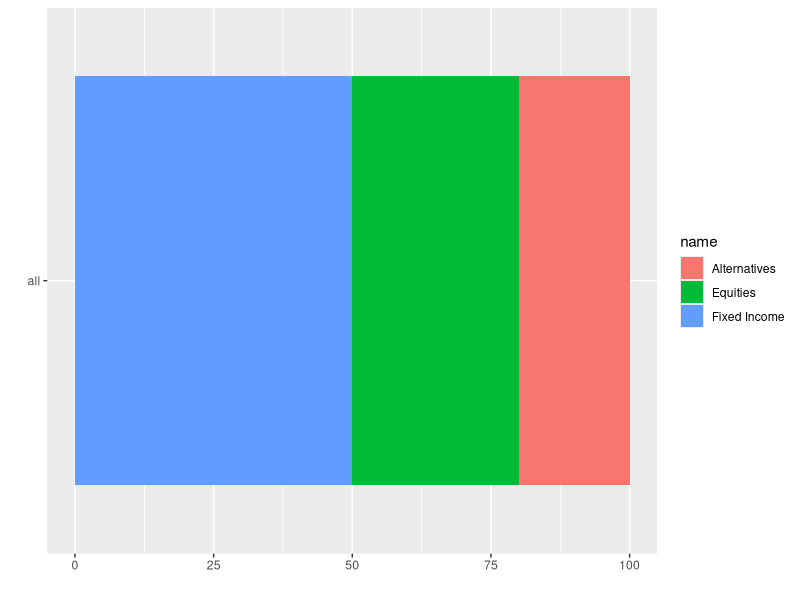

Reproduce this figure in R.
## ---- chunk 1
#| echo: false
#| warning: false
#| fig-width: 10
#| fig-height: 2
library(ggplot2)
library(dplyr)
dat <- tribble(
  ~group, ~name, ~value,
  "all","Equities", 30,
  "all","Fixed Income", 50,
  "all","Alternatives", 20
)
ggplot(dat, aes(x=value, y=group, fill=name)) + 
  geom_bar(stat = "identity") + 
  xlab("") +
  ylab("") 


## ---- chunk 2
library(formattable)
library(kableExtra)
library(dplyr)

dat <- tribble(
  ~name, ~percent, ~change, ~desc,
  "Equities", 30, 5, "asdf asf asdf asd as df sdf as fasf safsd as df asf asf",
  "Fixed Income", 50, -5, "asdf asf asdf asd as df sdf as fasf safsd as df asf asf",
  "Alternatives", 20, 0, "asdf asf asdf asd as df sdf as fasf safsd as df asf asfdf as dfasf asdf asdf asd fas dfas df asdf ds fds as fsad fa dfas fasdf"
) 

kbl(dat, escape = F,align = c('l', 'c','c','l'),col.names = c("Asset Class","Percent","Change","")) %>%
  kable_paper("hover", full_width = F) 
## ---- chunk 3
library(formattable)
library(kableExtra)

formatCMV <- function(data_column) {
  ifelse(data_column == 0, 
         cell_spec(data_column, 
                   background = "lightgray", 
                   color = "white", 
                   align = "center"),
         ifelse(data_column >0,
                cell_spec(data_column, 
                          background = "lightgreen", 
                          color = "white", 
                          align = "center"),
                cell_spec(data_column, 
                          background = "pink", 
                          color = "white", 
                          align = "center")
                )
         )
  
}

ft_dt <- mtcars[1:5, 1:4]
ft_dt$car <- row.names(ft_dt)
row.names(ft_dt) <- NULL
ft_dt$rank <- 1:5
ft_dt$mpg <- (1:5) -3 #sample(1:5, 5, TRUE) -3
ft_dt$cyl <- sample(1:5, 5, TRUE)-3
ft_dt$disp <- sample(1:5, 5, TRUE)-3

#ft_dt$mpg <- color_tile("white", "grey")(ft_dt$mpg)
ft_dt$mpg <- formatCMV(ft_dt$mpg)
ft_dt$cyl <- formatCMV(ft_dt$cyl)
ft_dt$disp <- formatCMV(ft_dt$disp)
#   ifelse(ft_dt$mpg == 0, 
#       cell_spec(ft_dt$mpg, 
#                       background = "lightgray", color = "white", align = "center", popover = spec_popover(
#   content = "NULL  dfa asdf  fa ds a f e e faes f sad fa sdf asd fasd fa sfasdf",
#   title = "Title!",
#   trigger = "click",
#   position = "right"
# )),
#   ifelse(
#   ft_dt$mpg >0,
#   cell_spec(ft_dt$mpg, 
#                       background = "lightgreen", color = "white", align = "center"),
#   cell_spec(ft_dt$mpg, 
#                       background = "pink", color = "white", align = "center")
# ))

# ft_dt$cyl <- ifelse(
#   ft_dt$cyl >4,
#   cell_spec(ft_dt$cyl, 
#                       background = "lightgreen", color = "white", align = "center"),
#   cell_spec(ft_dt$cyl, 
#                       background = "pink", color = "white", align = "center")
# )
  
# ft_dt$disp <- ifelse(
#   ft_dt$disp > 200,
#   cell_spec(ft_dt$disp, color = "red", bold = T),
#   cell_spec(ft_dt$disp, color = "green", italic = T)
# )
ft_dt$hp <- color_bar("lightgreen")(ft_dt$hp)
ft_dt <- ft_dt[c("rank","mpg","car", "mpg", "cyl", "disp", "hp")]
ft_dt$car[1] <- "ab ab asdf  dfa sd a df as fsa fasd f fa fsd f sdfd sasdf sadf asf asf asd  a sfa sdf dsf"
ft_dt$car[2] <- "ab ab asdf  dfa sd a df as fsa fasd f fa fsd f sdfd sasdf sadf asf asf asd  a sfa sdf dsf"
ft_dt$car[3] <- "ab ab asdf  dfa sd a df as fsa fasd f fa fsd f sdfd sasdf sadf asf asf asd  a sfa sdf dsf"
ft_dt$car[4] <- "ab ab asdf  dfa sd a df as fsa fasd f fa fsd f sdfd sasdf sadf asf asf asd  a sfa sdf dsf"
ft_dt$car[5] <- "ab ab asdf  dfa sd a df as fsa fasd f fa fsd f sdfd sasdf sadf asf asf asd  a sfa sdf dsfab ab asdf  dfa sd a df as fsa fasd f fa fsd f sdfd sasdf sadf asf asf asd  a sfa sdf dsfab ab asdf  dfa sd a df as fsa fasd f fa fsd f sdfd sasdf sadf asf asf asd  a sfa sdf dsf"
ft_dt <- cbind(ft_dt, ft_dt$car)
names(ft_dt) <- c("Rank", "Change", "Asset Class", "C", "M", "V", "la", " ")
ft_dt$`Asset Class` <- c("S&P 500", "Japan Small", "STOXX", "Russell Value", "Russell Small")

kbl(ft_dt[-7], escape = F,align = c('c','c','l','c','c','c','l')) %>%
  kable_paper("hover", full_width = F) 
## ---- chunk 4
library(formattable)
library(kableExtra)

formatCMV <- function(data_column) {
  ifelse(data_column == 0, 
         cell_spec(data_column, 
                   background = "lightgray", 
                   color = "white", 
                   align = "center"),
         ifelse(data_column >0,
                cell_spec(data_column, 
                          background = "lightgreen", 
                          color = "white", 
                          align = "center"),
                cell_spec(data_column, 
                          background = "pink", 
                          color = "white", 
                          align = "center")
                )
         )
  
}

ft_dt <- mtcars[1:5, 1:4]
ft_dt$car <- row.names(ft_dt)
row.names(ft_dt) <- NULL
ft_dt$rank <- 1:5
ft_dt$mpg <- (1:5) -3 #sample(1:5, 5, TRUE) -3
ft_dt$cyl <- sample(1:5, 5, TRUE)-3
ft_dt$disp <- sample(1:5, 5, TRUE)-3

#ft_dt$mpg <- color_tile("white", "grey")(ft_dt$mpg)
ft_dt$mpg <- formatCMV(ft_dt$mpg)
ft_dt$cyl <- formatCMV(ft_dt$cyl)
ft_dt$disp <- formatCMV(ft_dt$disp)
#   ifelse(ft_dt$mpg == 0, 
#       cell_spec(ft_dt$mpg, 
#                       background = "lightgray", color = "white", align = "center", popover = spec_popover(
#   content = "NULL  dfa asdf  fa ds a f e e faes f sad fa sdf asd fasd fa sfasdf",
#   title = "Title!",
#   trigger = "click",
#   position = "right"
# )),
#   ifelse(
#   ft_dt$mpg >0,
#   cell_spec(ft_dt$mpg, 
#                       background = "lightgreen", color = "white", align = "center"),
#   cell_spec(ft_dt$mpg, 
#                       background = "pink", color = "white", align = "center")
# ))

# ft_dt$cyl <- ifelse(
#   ft_dt$cyl >4,
#   cell_spec(ft_dt$cyl, 
#                       background = "lightgreen", color = "white", align = "center"),
#   cell_spec(ft_dt$cyl, 
#                       background = "pink", color = "white", align = "center")
# )
  
# ft_dt$disp <- ifelse(
#   ft_dt$disp > 200,
#   cell_spec(ft_dt$disp, color = "red", bold = T),
#   cell_spec(ft_dt$disp, color = "green", italic = T)
# )
ft_dt$hp <- color_bar("lightgreen")(ft_dt$hp)
ft_dt <- ft_dt[c("rank","mpg","car", "mpg", "cyl", "disp", "hp")]
ft_dt$car[1] <- "ab ab asdf  dfa sd a df as fsa fasd f fa fsd f sdfd sasdf sadf asf asf asd  a sfa sdf dsf"
ft_dt$car[2] <- "ab ab asdf  dfa sd a df as fsa fasd f fa fsd f sdfd sasdf sadf asf asf asd  a sfa sdf dsf"
ft_dt$car[3] <- "ab ab asdf  dfa sd a df as fsa fasd f fa fsd f sdfd sasdf sadf asf asf asd  a sfa sdf dsf"
ft_dt$car[4] <- "ab ab asdf  dfa sd a df as fsa fasd f fa fsd f sdfd sasdf sadf asf asf asd  a sfa sdf dsf"
ft_dt$car[5] <- "ab ab asdf  dfa sd a df as fsa fasd f fa fsd f sdfd sasdf sadf asf asf asd  a sfa sdf dsfab ab asdf  dfa sd a df as fsa fasd f fa fsd f sdfd sasdf sadf asf asf asd  a sfa sdf dsfab ab asdf  dfa sd a df as fsa fasd f fa fsd f sdfd sasdf sadf asf asf asd  a sfa sdf dsf"
ft_dt <- cbind(ft_dt, ft_dt$car)
names(ft_dt) <- c("Rank", "Change", "Asset Class", "C", "M", "V", "la", " ")
ft_dt$`Asset Class` <- c("S&P 500", "Japan Small", "STOXX", "Russell Value", "Russell Small")

kbl(ft_dt[-7], escape = F,align = c('c','c','l','c','c','c','l')) %>%
  kable_paper("hover", full_width = F) 
## ---- chunk 5
library(formattable)
library(kableExtra)

formatCMV <- function(data_column) {
  ifelse(data_column == 0, 
         cell_spec(data_column, 
                   background = "lightgray", 
                   color = "white", 
                   align = "center"),
         ifelse(data_column >0,
                cell_spec(data_column, 
                          background = "lightgreen", 
                          color = "white", 
                          align = "center"),
                cell_spec(data_column, 
                          background = "pink", 
                          color = "white", 
                          align = "center")
                )
         )
  
}

ft_dt <- mtcars[1:5, 1:4]
ft_dt$car <- row.names(ft_dt)
row.names(ft_dt) <- NULL
ft_dt$rank <- 1:5
ft_dt$mpg <- (1:5) -3 #sample(1:5, 5, TRUE) -3
ft_dt$cyl <- sample(1:5, 5, TRUE)-3
ft_dt$disp <- sample(1:5, 5, TRUE)-3

#ft_dt$mpg <- color_tile("white", "grey")(ft_dt$mpg)
ft_dt$mpg <- formatCMV(ft_dt$mpg)
ft_dt$cyl <- formatCMV(ft_dt$cyl)
ft_dt$disp <- formatCMV(ft_dt$disp)
#   ifelse(ft_dt$mpg == 0, 
#       cell_spec(ft_dt$mpg, 
#                       background = "lightgray", color = "white", align = "center", popover = spec_popover(
#   content = "NULL  dfa asdf  fa ds a f e e faes f sad fa sdf asd fasd fa sfasdf",
#   title = "Title!",
#   trigger = "click",
#   position = "right"
# )),
#   ifelse(
#   ft_dt$mpg >0,
#   cell_spec(ft_dt$mpg, 
#                       background = "lightgreen", color = "white", align = "center"),
#   cell_spec(ft_dt$mpg, 
#                       background = "pink", color = "white", align = "center")
# ))

# ft_dt$cyl <- ifelse(
#   ft_dt$cyl >4,
#   cell_spec(ft_dt$cyl, 
#                       background = "lightgreen", color = "white", align = "center"),
#   cell_spec(ft_dt$cyl, 
#                       background = "pink", color = "white", align = "center")
# )
  
# ft_dt$disp <- ifelse(
#   ft_dt$disp > 200,
#   cell_spec(ft_dt$disp, color = "red", bold = T),
#   cell_spec(ft_dt$disp, color = "green", italic = T)
# )
ft_dt$hp <- color_bar("lightgreen")(ft_dt$hp)
ft_dt <- ft_dt[c("rank","mpg","car", "mpg", "cyl", "disp", "hp")]
ft_dt$car[1] <- "ab ab asdf  dfa sd a df as fsa fasd f fa fsd f sdfd sasdf sadf asf asf asd  a sfa sdf dsf"
ft_dt$car[2] <- "ab ab asdf  dfa sd a df as fsa fasd f fa fsd f sdfd sasdf sadf asf asf asd  a sfa sdf dsf"
ft_dt$car[3] <- "ab ab asdf  dfa sd a df as fsa fasd f fa fsd f sdfd sasdf sadf asf asf asd  a sfa sdf dsf"
ft_dt$car[4] <- "ab ab asdf  dfa sd a df as fsa fasd f fa fsd f sdfd sasdf sadf asf asf asd  a sfa sdf dsf"
ft_dt$car[5] <- "ab ab asdf  dfa sd a df as fsa fasd f fa fsd f sdfd sasdf sadf asf asf asd  a sfa sdf dsfab ab asdf  dfa sd a df as fsa fasd f fa fsd f sdfd sasdf sadf asf asf asd  a sfa sdf dsfab ab asdf  dfa sd a df as fsa fasd f fa fsd f sdfd sasdf sadf asf asf asd  a sfa sdf dsf"
ft_dt <- cbind(ft_dt, ft_dt$car)
names(ft_dt) <- c("Rank", "Change", "Asset Class", "C", "M", "V", "la", " ")
ft_dt$`Asset Class` <- c("S&P 500", "Japan Small", "STOXX", "Russell Value", "Russell Small")

kbl(ft_dt[-7], escape = F,align = c('c','c','l','c','c','c','l')) %>%
  kable_paper("hover", full_width = F) 
